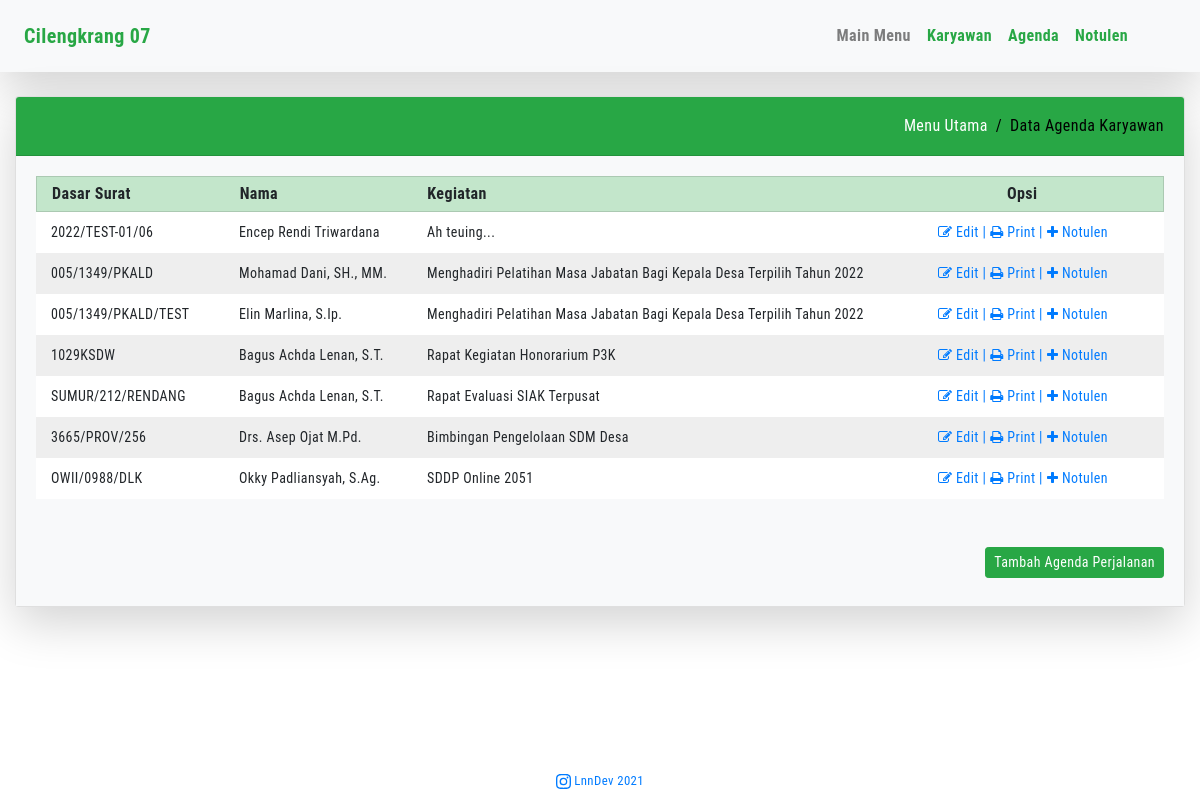
Page /show_agenda.php on the committed database.
### tables this page shows
CREATE TABLE `data_agenda` (
  `id` int(11) NOT NULL,
  `dasar_surat` varchar(30) NOT NULL,
  `lokasi` varchar(30) NOT NULL,
  `kegiatan` varchar(100) NOT NULL,
  `tgl_mulai` date NOT NULL,
  `tgl_selesai` date NOT NULL,
  `jam_mulai` time NOT NULL,
  `jam_selesai` time NOT NULL,
  `pengikut_a` varchar(30) NOT NULL,
  `pengikut_b` varchar(30) NOT NULL,
  `pengikut_c` varchar(30) NOT NULL,
  `nip_a` bigint(18) NOT NULL,
  `nip_b` bigint(18) NOT NULL,
  `nip_c` bigint(18) NOT NULL,
  `id_asn` int(11) NOT NULL,
  `created_at` timestamp NOT NULL DEFAULT current_timestamp(),
  `updated_at` datetime DEFAULT current_timestamp() ON UPDATE current_timestamp()
);

CREATE TABLE `data_asn` (
  `id` int(3) NOT NULL,
  `name` varchar(50) NOT NULL,
  `nip` decimal(18,0) NOT NULL,
  `tempatlahir` varchar(30) NOT NULL,
  `tanggallahir` date NOT NULL,
  `golongan` varchar(30) NOT NULL,
  `jabatan` varchar(50) NOT NULL
);

### show_agenda.php (the view, shortened to what this page needs)
<!DOCTYPE html>
<html lang="id">
<head>
	<?php
	include 'head.php';
	?>
</head>
<body>
	<?php
	require_once 'process_asn.php';
	include 'menu.php';
	?>
	<?php
	$mysqli = new mysqli('localhost', 'root', '', 'cilengkrang') or die(mysqli_error($mysqli));
	$result = $mysqli->query("SELECT * FROM data_asn INNER JOIN data_agenda ON data_asn.id = data_agenda.id_asn ORDER BY tgl_mulai DESC") or die($mysqli->error);
	?>
	<div class="container-fluid">
		<br>
		<div class="card shadow-lg">
			<div class="card-header bg-success text-white">
				<div class="d-flex top-breadcrumb">
					<div>
						<ol class="breadcrumb">
							<li class="breadcrumb-item"><a href="index.php">Menu Utama</a></li>
							<li class="breadcrumb-item active" aria-current="page">Data Agenda Karyawan</li>
						</ol>
					</div>
				</div>
			</div>
			<div class="card-body bg-light">
				<div class="row grid-head">
					<div class="col-12 col-lg-2">
						<strong>Dasar Surat</strong>
					</div>
					<div class="col-12 col-lg-2">
						<strong>Nama</strong>
					</div>
					<div class="col-12 col-lg-5">
						<strong>Kegiatan</strong>
					</div>
					<div class="col-12 col-lg-3 d-flex justify-content-center">
						<strong>Opsi</strong>
					</div>
				</div>
				<?php while ($row = $result->fetch_assoc()) : ?>
					<div class="row grid-body">
						<div class="col-12 col-lg-2">
							<?php echo $row['dasar_surat']; ?>
						</div>
						<div class="col-12 col-lg-2">
							<?php echo $row['name']; ?>
						</div>
						<div class="col-12 col-lg-5">
							<?php echo $row['kegiatan']; ?>
						</div>
						<div class="col-12 col-lg-3 d-flex justify-content-center">
							<a href="data_agenda.php?edit2=<?php echo $row['id']; ?>" class="">
								<i class="fa fa-pencil-square-o" aria-hidden="true" data-toggle="tooltip" data-placement="bottom" title="Edit"></i> Edit |
							</a>
							<a href="" data-toggle="modal" data-target="#cetakSspd<?php echo $row['id']; ?>" class="ml-1">
								<i class="fa fa-print" aria-hidden="true" data-toggle="tooltip" data-placement="bottom" title="Cetak"></i> Print |
							</a>
							<a href="" data-toggle="modal" data-target="#generateNotulen<?php echo $row['id']; ?>" class="ml-1">
								<i class="fa fa-plus" aria-hidden="true" data-toggle="tooltip" data-placement="bottom" title="Cetak"></i> Notulen
							</a>
						</div>
					</div>
				<?php endwhile; ?>
				<div class="row justify-content-end">
					<div class="mt-5 mb-2">
						<a href="data_agenda.php" class="btn btn-success btn-sm">Tambah Agenda Perjalanan</a>
					</div>
				</div>
			</div>
		</div>
	</div>
	<?php
	include 'footer.php';
	?>
</body>
</html>

### assets/stylesheets/custom.css (style rules this page uses)
body { font-family: 'Roboto Condensed', sans-serif; letter-spacing: .4px; }
.top-breadcrumb { padding: 5px 0; }
.breadcrumb { padding: 0; margin-bottom: 0; background-color: transparent; }
.breadcrumb-item a { color: #fff; }
.breadcrumb-item.active { color: #000; }
.breadcrumb-item+.breadcrumb-item::before { color: #000; }
.row { margin-right: 0; margin-left: 0; }
.grid-head { background-color: #c3e6cb; padding: 5px 0; border-width: 1px; border-style: solid; border-color: rgba(0,0,0,.125); }
.grid-body { padding: 10px 0; font-size: 14px; }
.grid-body:nth-child(even) { background-color: #FFF; }
.grid-body:nth-child(odd) { background-color: #EEE; }

### rows in the picture
data_agenda: dasar_surat "2022/TEST-01/06", id_asn.name "Encep Rendi Triwardana", kegiatan "Ah teuing..."
data_agenda: dasar_surat "005/1349/PKALD", id_asn.name "Mohamad Dani, SH., MM.", kegiatan "Menghadiri Pelatihan Masa Jabatan Bagi Kepala Desa Terpilih Tahun 2022"
data_agenda: dasar_surat "005/1349/PKALD/TEST", id_asn.name "Elin Marlina, S.Ip.", kegiatan "Menghadiri Pelatihan Masa Jabatan Bagi Kepala Desa Terpilih Tahun 2022"
data_agenda: dasar_surat "1029KSDW", id_asn.name "Bagus Achda Lenan, S.T.", kegiatan "Rapat Kegiatan Honorarium P3K"
data_agenda: dasar_surat "SUMUR/212/RENDANG", id_asn.name "Bagus Achda Lenan, S.T.", kegiatan "Rapat Evaluasi SIAK Terpusat"
data_agenda: dasar_surat "3665/PROV/256", id_asn.name "Drs. Asep Ojat M.Pd.", kegiatan "Bimbingan Pengelolaan SDM Desa"
data_agenda: dasar_surat "OWII/0988/DLK", id_asn.name "Okky Padliansyah, S.Ag.", kegiatan "SDDP Online 2051"
